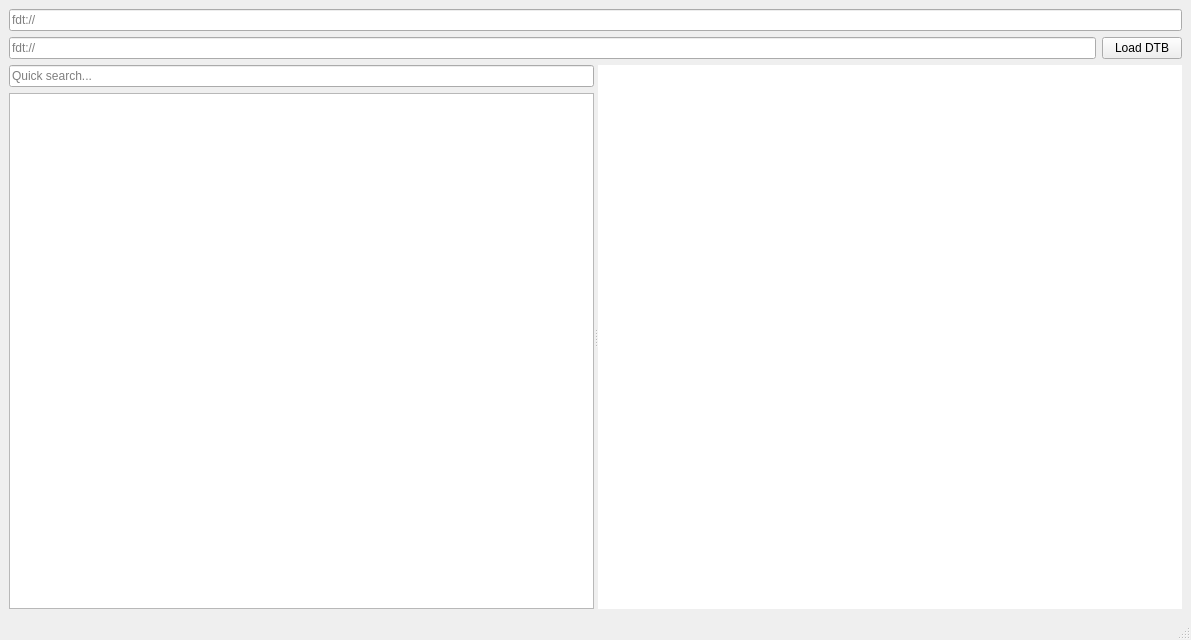
<?xml version="1.0" encoding="UTF-8"?>
<ui version="4.0">
 <class>Window::MainWindow</class>
 <widget class="QMainWindow" name="Window::MainWindow">
  <property name="geometry">
   <rect>
    <x>0</x>
    <y>0</y>
    <width>1191</width>
    <height>640</height>
   </rect>
  </property>
  <property name="windowTitle">
   <string/>
  </property>
  <widget class="QWidget" name="centralwidget">
   <layout class="QVBoxLayout" name="verticalLayout_3">
    <item>
     <widget class="QLineEdit" name="path">
      <property name="readOnly">
       <bool>true</bool>
      </property>
      <property name="placeholderText">
       <string>fdt://</string>
      </property>
     </widget>
    </item>
    <item>
    <layout class="QHBoxLayout" name="horizontalLayout_2">
    <item>
     <widget class="QLineEdit" name="path_2">
     <property name="readOnly">
       <bool>true</bool>
      </property>
      <property name="placeholderText">
       <string>fdt://</string>
      </property>
     </widget>
     </item>
     <item>
     <widget class="QPushButton" name="load_dtb2">
      <property name="text">
         <string>Load DTB</string>
        </property>
     </widget>
        </item>
     </layout>
    </item>
    <item>
     <widget class="QSplitter" name="splitter">
      <property name="orientation">
       <enum>Qt::Horizontal</enum>
      </property>
      <widget class="QWidget" name="widget" native="true">
       <layout class="QVBoxLayout" name="verticalLayout">
        <property name="leftMargin">
         <number>0</number>
        </property>
        <property name="topMargin">
         <number>0</number>
        </property>
        <property name="rightMargin">
         <number>0</number>
        </property>
        <property name="bottomMargin">
         <number>0</number>
        </property>
        <item>
         <widget class="QLineEdit" name="quick_search">
          <property name="placeholderText">
           <string>Quick search...</string>
          </property>
         </widget>
        </item>
        <item>
         <widget class="QTreeWidget" name="treeWidget">
          <property name="rootIsDecorated">
           <bool>true</bool>
          </property>
          <attribute name="headerVisible">
           <bool>false</bool>
          </attribute>
          <column>
           <property name="text">
            <string>Node</string>
           </property>
          </column>
         </widget>
        </item>
       </layout>
      </widget>
      <widget class="QStackedWidget" name="preview">
       <property name="currentIndex">
        <number>0</number>
       </property>
       <widget class="QWidget" name="text_view_page">
        <layout class="QHBoxLayout" name="horizontalLayout">
         <property name="spacing">
          <number>0</number>
         </property>
         <property name="leftMargin">
          <number>0</number>
         </property>
         <property name="topMargin">
          <number>0</number>
         </property>
         <property name="rightMargin">
          <number>0</number>
         </property>
         <property name="bottomMargin">
          <number>0</number>
         </property>
         <item>
          <widget class="QTextBrowser" name="text_view">
           <property name="frameShape">
            <enum>QFrame::NoFrame</enum>
           </property>
          </widget>
         </item>
        </layout>
       </widget>
       <widget class="QWidget" name="property_view_page">
        <layout class="QVBoxLayout" name="verticalLayout_2">
         <item>
          <layout class="QVBoxLayout" name="hexview_layout"/>
         </item>
        </layout>
       </widget>
      </widget>
     </widget>
    </item>
   </layout>
  </widget>
  <widget class="QMenuBar" name="menubar">
   <property name="geometry">
    <rect>
     <x>0</x>
     <y>0</y>
     <width>1191</width>
     <height>24</height>
    </rect>
   </property>
  </widget>
  <widget class="QStatusBar" name="statusbar"/>
 </widget>
 <resources/>
 <connections/>
</ui>
